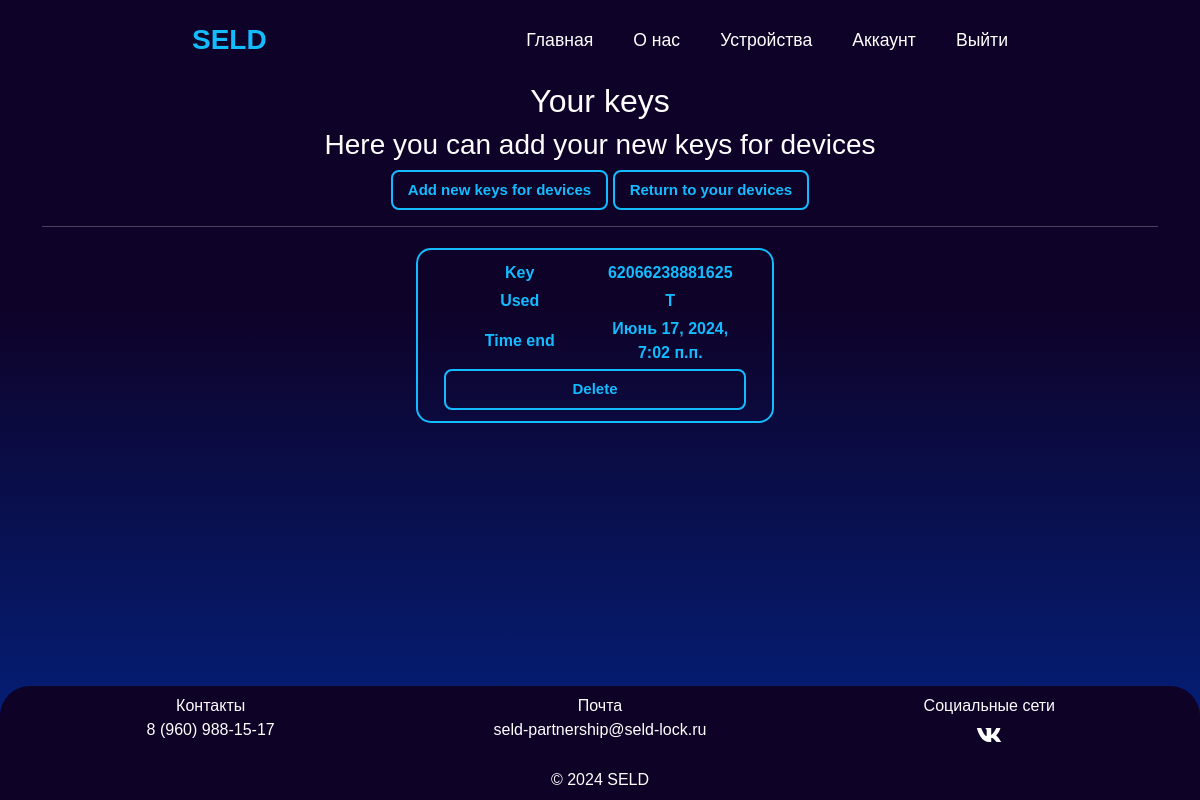
/your_device/134/keys/ (signed in), run on an earlier commit of the app's database.
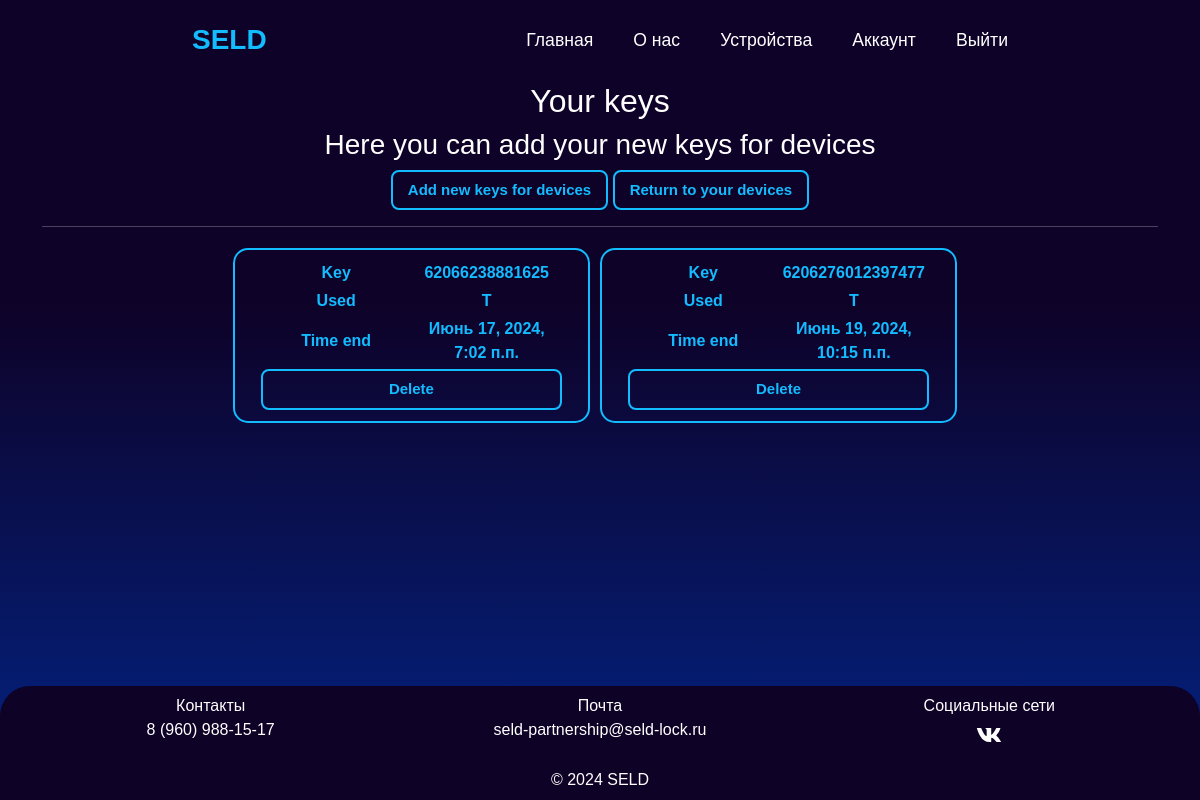
And on a later commit of the database.
### app/models.py (models this page shows)
class Keys(models.Model):
    USED_CHOICES = [
        ('C', 'Constant'),
        ('T', 'Temporary'),
        ('O', 'One use')
    ]
    SELECT_CHOICES = [
        ('-', '0'),
        ('+1h', '1 hour'),
        ('+1d', '1 day'),
        ('+1w', '1 week'),
        ('+2w', '2 week'),
    ]
    key = models.IntegerField()
    used = models.CharField(max_length=10, choices=USED_CHOICES, default='T')
    time_start = models.DateTimeField(null=True)
    time_end = models.DateTimeField(null=True)
    selection = models.CharField(max_length=100, choices=SELECT_CHOICES, default='-')
    device = models.ForeignKey(DeviceModel, on_delete=models.CASCADE)
    objects = models.Manager()

### app/views.py (the view, shortened to what this page needs)
# urls.py: path('your_device/<int:pk>/keys/', views.KeysListView.as_view(), name='keys'),
class KeysListView(LoginRequiredMixin, ListView, FormMixin):
    model = DeviceModel
    template_name = 'app/keys.html'
    context_object_name = 'data'
    paginate_by = 6
    form_class = AddKeysModel
    extra_context = {'title': 'Your keys'}
    def get_queryset(self):
        return Keys.objects.filter(device_id=self.kwargs['pk'])

### app/others.py (called while the page is built)
def new_code():
    number = random.randint(4, 16)
    rand_number = int(''.join(random.choices(NUMBERS, k=number)))
    return rand_number

### app/templates/app/keys.html (shortened to what this page needs)
{% extends "app/layout.html" %}
{% block safe %}
<div class="container" style="margin-top: 2rem;">
    <div class="text-center">
        <h2>{{ title }}</h2>
        <h3>Here you can add your new keys for devices</h3>
        <div class="d-grid gap-2 mx-auto col-9 col-sm-6 d-lg-block d-md-grid">
            <button type="button" class="h-btn" data-bs-toggle="modal" data-bs-target="#exampleModal">Add new keys for
                devices
            </button>
            <a href="{% url 'devices' %}" class="h-btn a-default">Return to your devices</a>
        </div>
    </div>
    <hr/>
    <div class="d-flex row row-cols-1 row-cols-md-1 row-cols-lg-3 justify-content-center">
        {% for block in data %}
        <div class="btn_device d-flex flex-column justify-content-center text-center col-10 col-md-7 col-lg-5 col-xl-4"
             hx-target="this">
            <div class="row row-cols-2 mb-1" hx-swap="outerHTML">
                <label class="col-lg-6 control-label text-center">Key</label>
                <div class="col-lg-6 text-center">
                    {{ block.key }}
                </div>
            </div>
            <div class="row row-cols-2 mb-1">
                <label class="col-lg-6 control-label text-center">Used</label>
                <div class="col-lg-6 text-center">
                    {{ block.used }}
                </div>
            </div>
            <div class="row row-cols-2 mb-1 align-items-center">
                <label class="col-lg-6 control-label text-center">Time end</label>
                <div class="col-lg-6 text-center">
                    {{ block.time_end }}
                </div>
            </div>
            <div style="text-align: center;">
                <button type="button" class="a-btn h-btn a-default"
                        hx-delete="{% url 'delete_key' block.device_id block.id %}">
                    Delete
                </button>
            </div>
        </div>
        {% endfor %}
    </div>
</div>
{% endblock %}

What changed in the data, as far as the page shows it:
added Keys: key "6206276012397477", used "T", time_end "Июнь 19, 2024, 10:15 п.п."
